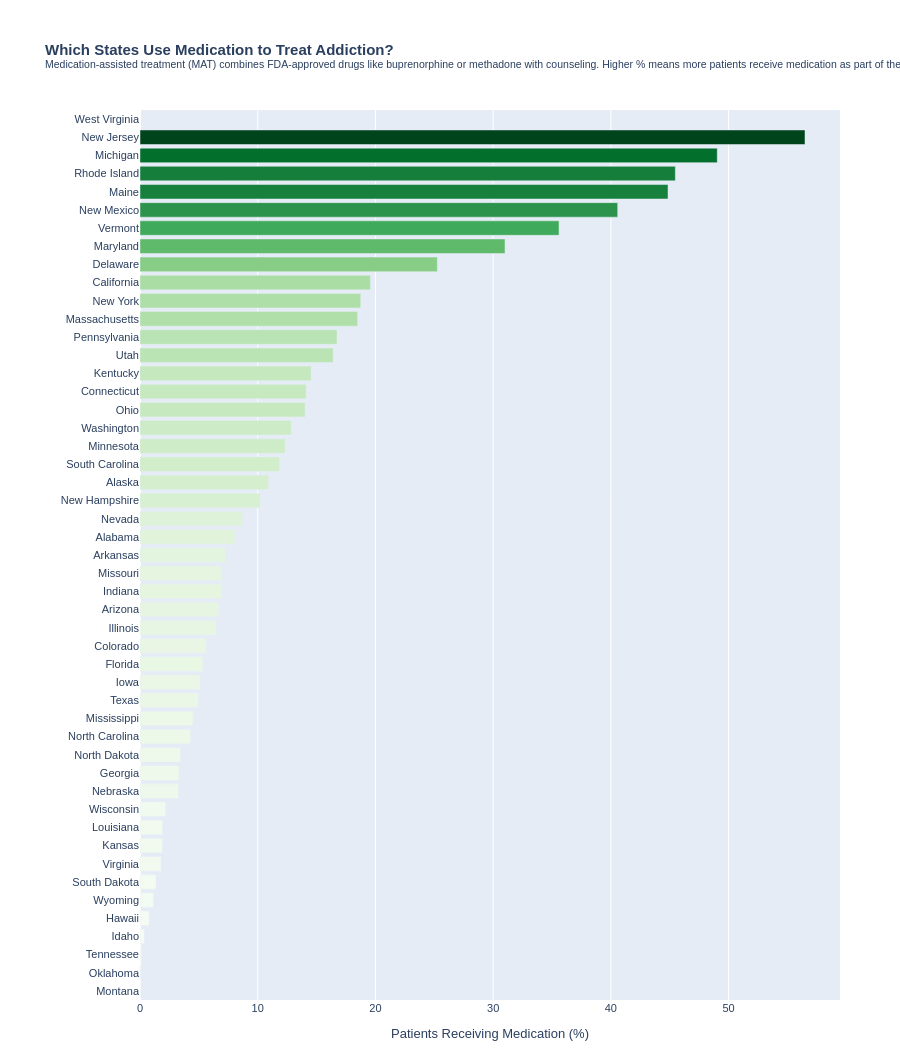
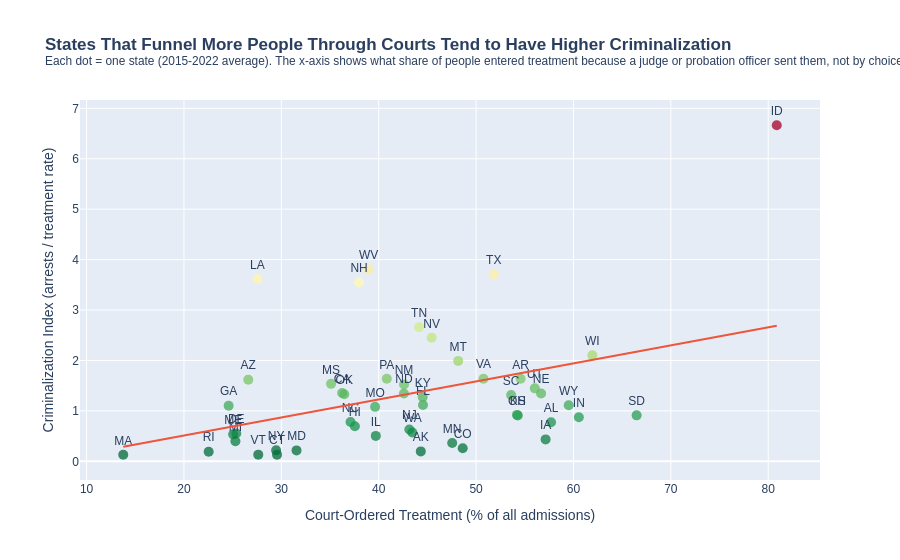
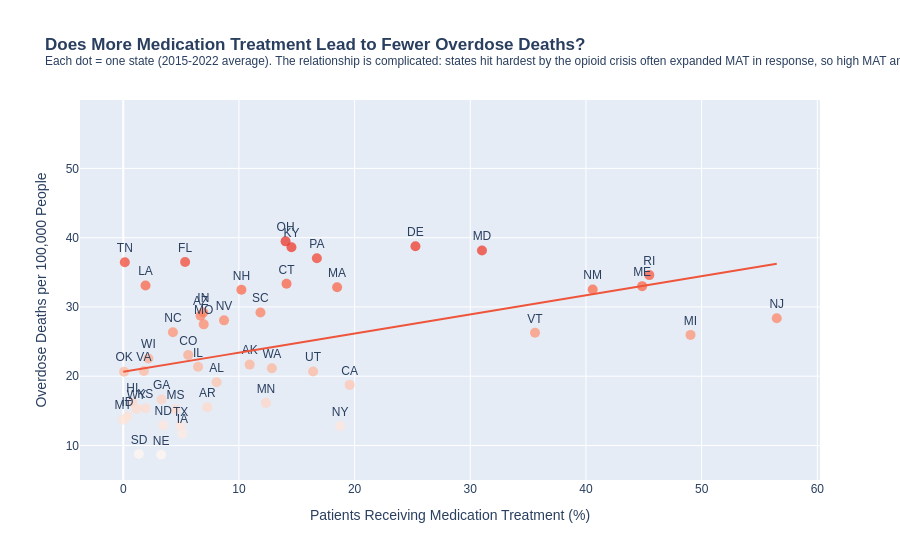

The cell these charts' notebook holds for them, in order:
### Markdown cell above
---
## How Is the Treatment System Actually Working? (PART 3b)

This section explores **four plain-language questions** about the substance use treatment system across U.S. states, using newly integrated data from SAMHSA's treatment surveys (TEDS-A) and facility census (N-SSATS/N-SUMHSS).

1. **Which states use medication to treat addiction?** — Medication-assisted treatment (MAT) uses FDA-approved drugs like buprenorphine or methadone alongside counseling. It's the most evidence-based approach for opioid addiction.
2. **Are states sending more people to treatment through the courts?** — When courts order people into treatment, it inflates treatment numbers without necessarily reflecting a treatment-first philosophy.
3. **Where are the treatment centers?** — Facility supply per person varies widely and may explain why some states look better or worse on the criminalization index.
4. **Does more medication treatment mean fewer overdose deaths?** — The relationship between MAT adoption and overdose outcomes, with caveats about crisis severity.

### Code cell
# ── Aggregate new treatment variables to state averages ──────────────────────
TX_COLS = [
    'cj_referral_pct', 'mat_pct', 'opioid_pct', 'meth_pct',
    'facilities_per_100k', 'beds_per_100k', 'medicaid_pct',
]
available_tx = [c for c in TX_COLS if c in complete.columns]
tx_avg = (complete.groupby('state')
          [available_tx + ['criminalization_index', 'overdose_death_rate']]
          .mean().reset_index())
tx_avg['code'] = tx_avg['state'].apply(
    lambda s: us.states.lookup(s).abbr if us.states.lookup(s) else None)
tx_avg = tx_avg.dropna(subset=['code'])

# ── Chart 1: Which states use medication to treat addiction? ──────────────────
if 'mat_pct' in tx_avg.columns:
    mat_sorted = tx_avg.sort_values('mat_pct')
    fig_mat = px.bar(
        mat_sorted, x='mat_pct', y='state', orientation='h',
        color='mat_pct', color_continuous_scale='Greens',
        title=(
            '<b>Which States Use Medication to Treat Addiction?</b><br>'
            '<sup>Medication-assisted treatment (MAT) combines FDA-approved drugs like buprenorphine '
            'or methadone with counseling. Higher % means more patients receive medication as part '
            'of their care — the gold standard for opioid addiction treatment.</sup>'
        ),
        labels={'mat_pct': 'Patients Receiving Medication (%)', 'state': ''},
    )
    fig_mat.update_layout(
        coloraxis_showscale=False, height=1050,
        margin=dict(l=140, r=60, t=110, b=40),
        font=dict(family='Arial', size=11))
    fig_mat.write_html(os.path.join(OUT_DIR, 'tx_mat_by_state.html'))
    fig_mat.show()
    print("Saved: tx_mat_by_state.html")

# ── Chart 2: Do court referrals track criminalization? ────────────────────────
if 'cj_referral_pct' in tx_avg.columns:
    fig_cj = px.scatter(
        tx_avg, x='cj_referral_pct', y='criminalization_index',
        hover_name='state', text='code', trendline='ols',
        color='criminalization_index', color_continuous_scale='RdYlGn_r',
        title=(
            '<b>States That Funnel More People Through Courts Tend to Have Higher Criminalization</b><br>'
            '<sup>Each dot = one state (2015-2022 average). The x-axis shows what share of people '
            'entered treatment because a judge or probation officer sent them, not by choice. '
            'A higher share can mask true treatment access.</sup>'
        ),
        labels={
            'cj_referral_pct':       'Court-Ordered Treatment (% of all admissions)',
            'criminalization_index':  'Criminalization Index (arrests / treatment rate)',
        },
    )
    fig_cj.update_traces(textposition='top center', marker=dict(size=10, opacity=0.75))
    fig_cj.update_layout(coloraxis_showscale=False, font=dict(family='Arial', size=12))
    fig_cj.write_html(os.path.join(OUT_DIR, 'tx_cj_vs_index.html'))
    fig_cj.show()
    print("Saved: tx_cj_vs_index.html")

# ── Chart 3: Where are the treatment centers? ─────────────────────────────────
if 'facilities_per_100k' in tx_avg.columns:
    fig_fac = px.choropleth(
        tx_avg, locations='code', locationmode='USA-states',
        color='facilities_per_100k', scope='usa',
        color_continuous_scale='Blues',
        hover_name='state',
        hover_data={
            'facilities_per_100k': ':.2f',
            'beds_per_100k':       ':.1f',
            'medicaid_pct':        ':.1f',
            'code':                False,
        },
        labels={
            'facilities_per_100k': 'Treatment Centers per 100k People',
            'beds_per_100k':       'Residential Beds per 100k People',
            'medicaid_pct':        'Facilities Accepting Medicaid (%)',
        },
        title=(
            '<b>Where Are the Treatment Centers?</b><br>'
            '<sup>Number of licensed substance use treatment facilities per 100,000 residents '
            '(2015-2022 average). Hover to see residential bed availability and Medicaid acceptance. '
            "More centers doesn't always mean better access — location, cost, and wait times matter too.</sup>"
        ),
    )
    fig_fac.update_layout(margin=dict(l=0, r=0, t=90, b=0), font=dict(family='Arial', size=12))
    fig_fac.write_html(os.path.join(OUT_DIR, 'tx_facilities_choropleth.html'))
    fig_fac.show()
    print("Saved: tx_facilities_choropleth.html")

# ── Chart 4: More medication treatment → fewer overdose deaths? ───────────────
if 'mat_pct' in tx_avg.columns:
    fig_mat_od = px.scatter(
        tx_avg, x='mat_pct', y='overdose_death_rate',
        hover_name='state', text='code', trendline='ols',
        color='overdose_death_rate', color_continuous_scale='Reds',
        title=(
            '<b>Does More Medication Treatment Lead to Fewer Overdose Deaths?</b><br>'
            '<sup>Each dot = one state (2015-2022 average). The relationship is complicated: '
            'states hit hardest by the opioid crisis often expanded MAT in response, '
            'so high MAT and high overdose deaths can appear together — not because MAT fails, '
            'but because the severity of the crisis drove both.</sup>'
        ),
        labels={
            'mat_pct':             'Patients Receiving Medication Treatment (%)',
            'overdose_death_rate':  'Overdose Deaths per 100,000 People',
        },
    )
    fig_mat_od.update_traces(textposition='top center', marker=dict(size=10, opacity=0.75))
    fig_mat_od.update_layout(coloraxis_showscale=False, font=dict(family='Arial', size=12))
    fig_mat_od.write_html(os.path.join(OUT_DIR, 'tx_mat_vs_overdose.html'))
    fig_mat_od.show()
    print("Saved: tx_mat_vs_overdose.html")

# ── Summary table ─────────────────────────────────────────────────────────────
print("\n" + "=" * 65)
print("TREATMENT SYSTEM SNAPSHOT — National Averages (2015–2022)")
print("=" * 65)
PLAIN_LABELS = {
    'mat_pct':             'Patients receiving medication treatment (%)',
    'cj_referral_pct':    'Admissions referred by court or criminal justice (%)',
    'opioid_pct':          'Admissions involving opioids (%)',
    'meth_pct':            'Admissions involving meth or amphetamines (%)',
    'facilities_per_100k': 'Treatment centers per 100,000 people',
    'beds_per_100k':       'Residential beds per 100,000 people',
    'medicaid_pct':        'Facilities accepting Medicaid (%)',
}
for col, label in PLAIN_LABELS.items():
    if col in complete.columns:
        val = complete[col].mean()
        print(f"  {label:<52}  {val:6.1f}")

### Figure 1 — Plotly figure (JSON) as saved in the notebook; plotly's stock layout.template omitted (floating-point values rounded to 4 significant figures)
{"data": [{"hovertemplate": "Patients Receiving Medication (%)=%{marker.color}<br>=%{y}<extra></extra>", "legendgroup": "", "marker": {"color": [0.0, 0.07116, 0.1362, 0.3697, 0.7808, 1.146, 1.36, 1.787, 1.912, 1.925, 2.177, 3.273, 3.313, 3.455, 4.294, 4.511, 4.954, 5.114, 5.347, 5.616, 6.465, 6.687, 6.923, 6.955, 7.268, 8.07, 8.712, 10.21, 10.93, 11.86, 12.34, 12.85, 14.03, 14.12, 14.54, 16.41, 16.74, 18.49, 18.75, 19.57, 25.26, 31.01, 35.6, 40.58, 44.85, 45.48, 49.04, 56.49, NaN], "coloraxis": "coloraxis", "pattern": {"shape": ""}}, "name": "", "orientation": "h", "showlegend": false, "textposition": "auto", "type": "bar", "x": [0.0, 0.07116, 0.1362, 0.3697, 0.7808, 1.146, 1.36, 1.787, 1.912, 1.925, 2.177, 3.273, 3.313, 3.455, 4.294, 4.511, 4.954, 5.114, 5.347, 5.616, 6.465, 6.687, 6.923, 6.955, 7.268, 8.07, 8.712, 10.21, 10.93, 11.86, 12.34, 12.85, 14.03, 14.12, 14.54, 16.41, 16.74, 18.49, 18.75, 19.57, 25.26, 31.01, 35.6, 40.58, 44.85, 45.48, 49.04, 56.49, NaN], "xaxis": "x", "y": ["Montana", "Oklahoma", "Tennessee", "Idaho", "Hawaii", "Wyoming", "South Dakota", "Virginia", "Kansas", "Louisiana", "Wisconsin", "Nebraska", "Georgia", "North Dakota", "North Carolina", "Mississippi", "Texas", "Iowa", "Florida", "Colorado", "Illinois", "Arizona", "Indiana", "Missouri", "Arkansas", "Alabama", "Nevada", "New Hampshire", "Alaska", "South Carolina", "Minnesota", "Washington", "Ohio", "Connecticut", "Kentucky", "Utah", "Pennsylvania", "Massachusetts", "New York", "California", "Delaware", "Maryland", "Vermont", "New Mexico", "Maine", "Rhode Island", "Michigan", "New Jersey", "West Virginia"], "yaxis": "y"}], "layout": {"barmode": "relative", "coloraxis": {"colorbar": {"title": {"text": "Patients Receiving Medication (%)"}}, "colorscale": [[0, "rgb(247,252,245)"], [0.125, "rgb(229,245,224)"], [0.25, "rgb(199,233,192)"], [0.375, "rgb(161,217,155)"], [0.5, "rgb(116,196,118)"], [0.625, "rgb(65,171,93)"], [0.75, "rgb(35,139,69)"], [0.875, "rgb(0,109,44)"], [1, "rgb(0,68,27)"]], "showscale": false}, "font": {"family": "Arial", "size": 11}, "height": 1050, "legend": {"tracegroupgap": 0}, "margin": {"b": 40, "l": 140, "r": 60, "t": 110}, "title": {"text": "<b>Which States Use Medication to Treat Addiction?</b><br><sup>Medication-assisted treatment (MAT) combines FDA-approved drugs like buprenorphine or methadone with counseling. Higher % means more patients receive medication as part of their care — the gold standard for opioid addiction treatment.</sup>"}, "xaxis": {"anchor": "y", "domain": [0, 1], "title": {"text": "Patients Receiving Medication (%)"}}, "yaxis": {"anchor": "x", "domain": [0, 1], "title": {"text": ""}}}}

### Figure 2 — Plotly figure (JSON) as saved in the notebook; plotly's stock layout.template omitted (floating-point values rounded to 4 significant figures)
{"data": [{"hovertemplate": "<b>%{hovertext}</b><br><br>Court-Ordered Treatment (% of all admissions)=%{x}<br>Criminalization Index (arrests / treatment rate)=%{marker.color}<br>code=%{text}<extra></extra>", "hovertext": ["Alabama", "Alaska", "Arizona", "Arkansas", "California", "Colorado", "Connecticut", "Delaware", "Florida", "Georgia", "Hawaii", "Idaho", "Illinois", "Indiana", "Iowa", "Kansas", "Kentucky", "Louisiana", "Maine", "Maryland", "Massachusetts", "Michigan", "Minnesota", "Mississippi", "Missouri", "Montana", "Nebraska", "Nevada", "New Hampshire", "New Jersey", "New Mexico", "New York", "North Carolina", "North Dakota", "Ohio", "Oklahoma", "Pennsylvania", "Rhode Island", "South Carolina", "South Dakota", "Tennessee", "Texas", "Utah", "Vermont", "Virginia", "Washington", "West Virginia", "Wisconsin", "Wyoming"], "legendgroup": "", "marker": {"color": [0.7735, 0.197, 1.62, 1.636, 1.354, 0.2597, 0.1325, 0.5524, 1.119, 1.104, 0.6961, 6.664, 0.5046, 0.8737, 0.4355, 0.9094, 1.274, 3.617, 0.5354, 0.2167, 0.1307, 0.3976, 0.3637, 1.537, 1.08, 1.992, 1.345, 2.449, 3.545, 0.6314, 1.524, 0.2197, 0.7806, 1.344, 0.921, 1.332, 1.638, 0.191, 1.315, 0.9118, 2.658, 3.706, 1.447, 0.1327, 1.638, 0.5719, 3.803, 2.101, 1.113], "coloraxis": "coloraxis", "opacity": 0.75, "size": 10, "symbol": "circle"}, "mode": "markers+text", "name": "", "orientation": "v", "showlegend": false, "text": ["AL", "AK", "AZ", "AR", "CA", "CO", "CT", "DE", "FL", "GA", "HI", "ID", "IL", "IN", "IA", "KS", "KY", "LA", "ME", "MD", "MA", "MI", "MN", "MS", "MO", "MT", "NE", "NV", "NH", "NJ", "NM", "NY", "NC", "ND", "OH", "OK", "PA", "RI", "SC", "SD", "TN", "TX", "UT", "VT", "VA", "WA", "WV", "WI", "WY"], "textposition": "top center", "type": "scatter", "x": [57.7, 44.32, 26.6, 54.57, 36.25, 48.63, 29.56, 25.37, 44.55, 24.59, 37.55, 80.88, 39.7, 60.55, 57.14, 54.29, 44.51, 27.55, 25.05, 31.56, 13.76, 25.28, 47.55, 35.11, 39.63, 48.16, 56.68, 45.43, 37.98, 43.15, 42.6, 29.46, 37.11, 42.59, 54.2, 36.46, 40.83, 22.54, 53.6, 66.49, 44.14, 51.81, 56.03, 27.63, 50.76, 43.45, 38.97, 61.94, 59.51], "xaxis": "x", "y": [0.7735, 0.197, 1.62, 1.636, 1.354, 0.2597, 0.1325, 0.5524, 1.119, 1.104, 0.6961, 6.664, 0.5046, 0.8737, 0.4355, 0.9094, 1.274, 3.617, 0.5354, 0.2167, 0.1307, 0.3976, 0.3637, 1.537, 1.08, 1.992, 1.345, 2.449, 3.545, 0.6314, 1.524, 0.2197, 0.7806, 1.344, 0.921, 1.332, 1.638, 0.191, 1.315, 0.9118, 2.658, 3.706, 1.447, 0.1327, 1.638, 0.5719, 3.803, 2.101, 1.113], "yaxis": "y"}, {"hovertemplate": "<b>OLS trendline</b><br>criminalization_index = 0.0357549 * cj_referral_pct + -0.202598<br>R<sup>2</sup>=0.149235<br><br>Court-Ordered Treatment (% of all admissions)=%{x}<br>Criminalization Index (arrests / treatment rate)=%{y} <b>(trend)</b><extra></extra>", "legendgroup": "", "marker": {"opacity": 0.75, "size": 10, "symbol": "circle"}, "mode": "lines", "name": "", "showlegend": false, "textposition": "top center", "type": "scatter", "x": [13.76, 22.54, 24.59, 25.05, 25.28, 25.37, 26.6, 27.55, 27.63, 29.46, 29.56, 31.56, 35.11, 36.25, 36.46, 37.11, 37.55, 37.98, 38.97, 39.63, 39.7, 40.83, 42.59, 42.6, 43.15, 43.45, 44.14, 44.32, 44.51, 44.55, 45.43, 47.55, 48.16, 48.63, 50.76, 51.81, 53.6, 54.2, 54.29, 54.57, 56.03, 56.68, 57.14, 57.7, 59.51, 60.55, 61.94, 66.49, 80.88], "xaxis": "x", "y": [0.2895, 0.6032, 0.6765, 0.6932, 0.7014, 0.7046, 0.7486, 0.7823, 0.7853, 0.8509, 0.8542, 0.9258, 1.053, 1.093, 1.101, 1.124, 1.14, 1.155, 1.191, 1.214, 1.217, 1.257, 1.32, 1.321, 1.34, 1.351, 1.376, 1.382, 1.389, 1.39, 1.422, 1.497, 1.519, 1.536, 1.612, 1.65, 1.714, 1.735, 1.738, 1.749, 1.801, 1.824, 1.84, 1.86, 1.925, 1.962, 2.012, 2.175, 2.689], "yaxis": "y"}], "layout": {"coloraxis": {"colorbar": {"title": {"text": "Criminalization Index (arrests / treatment rate)"}}, "colorscale": [[0, "rgb(0,104,55)"], [0.1, "rgb(26,152,80)"], [0.2, "rgb(102,189,99)"], [0.3, "rgb(166,217,106)"], [0.4, "rgb(217,239,139)"], [0.5, "rgb(255,255,191)"], [0.6, "rgb(254,224,139)"], [0.7, "rgb(253,174,97)"], [0.8, "rgb(244,109,67)"], [0.9, "rgb(215,48,39)"], [1, "rgb(165,0,38)"]], "showscale": false}, "font": {"family": "Arial", "size": 12}, "legend": {"tracegroupgap": 0}, "title": {"text": "<b>States That Funnel More People Through Courts Tend to Have Higher Criminalization</b><br><sup>Each dot = one state (2015-2022 average). The x-axis shows what share of people entered treatment because a judge or probation officer sent them, not by choice. A higher share can mask true treatment access.</sup>"}, "xaxis": {"anchor": "y", "domain": [0, 1], "title": {"text": "Court-Ordered Treatment (% of all admissions)"}}, "yaxis": {"anchor": "x", "domain": [0, 1], "title": {"text": "Criminalization Index (arrests / treatment rate)"}}}}

### Figure 3 — Plotly figure (JSON) as saved in the notebook; plotly's stock layout.template omitted (floating-point values rounded to 4 significant figures)
{"data": [{"hovertemplate": "<b>%{hovertext}</b><br><br>Patients Receiving Medication Treatment (%)=%{x}<br>Overdose Deaths per 100,000 People=%{marker.color}<br>code=%{text}<extra></extra>", "hovertext": ["Alabama", "Alaska", "Arizona", "Arkansas", "California", "Colorado", "Connecticut", "Delaware", "Florida", "Georgia", "Hawaii", "Idaho", "Illinois", "Indiana", "Iowa", "Kansas", "Kentucky", "Louisiana", "Maine", "Maryland", "Massachusetts", "Michigan", "Minnesota", "Mississippi", "Missouri", "Montana", "Nebraska", "Nevada", "New Hampshire", "New Jersey", "New Mexico", "New York", "North Carolina", "North Dakota", "Ohio", "Oklahoma", "Pennsylvania", "Rhode Island", "South Carolina", "South Dakota", "Tennessee", "Texas", "Utah", "Vermont", "Virginia", "Washington", "West Virginia", "Wisconsin", "Wyoming"], "legendgroup": "", "marker": {"color": [19.12, 21.68, 28.74, 15.53, 18.75, 23.06, 33.34, 38.77, 36.49, 16.65, 16.24, 14.21, 21.37, 29.21, 11.71, 15.39, 38.62, 33.11, 33.0, 38.15, 32.84, 25.97, 16.16, 15.24, 27.49, 13.72, 8.665, 28.07, 32.48, 28.36, 32.52, 12.81, 26.35, 12.91, 39.47, 20.65, 37.02, 34.6, 29.21, 8.779, 36.46, 12.85, 20.69, 26.27, 20.75, 21.16, 56.23, 22.56, 15.27], "coloraxis": "coloraxis", "opacity": 0.75, "size": 10, "symbol": "circle"}, "mode": "markers+text", "name": "", "orientation": "v", "showlegend": false, "text": ["AL", "AK", "AZ", "AR", "CA", "CO", "CT", "DE", "FL", "GA", "HI", "ID", "IL", "IN", "IA", "KS", "KY", "LA", "ME", "MD", "MA", "MI", "MN", "MS", "MO", "MT", "NE", "NV", "NH", "NJ", "NM", "NY", "NC", "ND", "OH", "OK", "PA", "RI", "SC", "SD", "TN", "TX", "UT", "VT", "VA", "WA", "WV", "WI", "WY"], "textposition": "top center", "type": "scatter", "x": [8.07, 10.93, 6.687, 7.268, 19.57, 5.616, 14.12, 25.26, 5.347, 3.313, 0.7808, 0.3697, 6.465, 6.923, 5.114, 1.912, 14.54, 1.925, 44.85, 31.01, 18.49, 49.04, 12.34, 4.511, 6.955, 0.0, 3.273, 8.712, 10.21, 56.49, 40.58, 18.75, 4.294, 3.455, 14.03, 0.07116, 16.74, 45.48, 11.86, 1.36, 0.1362, 4.954, 16.41, 35.6, 1.787, 12.85, NaN, 2.177, 1.146], "xaxis": "x", "y": [19.12, 21.68, 28.74, 15.53, 18.75, 23.06, 33.34, 38.77, 36.49, 16.65, 16.24, 14.21, 21.37, 29.21, 11.71, 15.39, 38.62, 33.11, 33.0, 38.15, 32.84, 25.97, 16.16, 15.24, 27.49, 13.72, 8.665, 28.07, 32.48, 28.36, 32.52, 12.81, 26.35, 12.91, 39.47, 20.65, 37.02, 34.6, 29.21, 8.779, 36.46, 12.85, 20.69, 26.27, 20.75, 21.16, 56.23, 22.56, 15.27], "yaxis": "y"}, {"hovertemplate": "<b>OLS trendline</b><br>overdose_death_rate = 0.276354 * mat_pct + 20.6383<br>R<sup>2</sup>=0.191055<br><br>Patients Receiving Medication Treatment (%)=%{x}<br>Overdose Deaths per 100,000 People=%{y} <b>(trend)</b><extra></extra>", "legendgroup": "", "marker": {"opacity": 0.75, "size": 10, "symbol": "circle"}, "mode": "lines", "name": "", "showlegend": false, "textposition": "top center", "type": "scatter", "x": [0.0, 0.07116, 0.1362, 0.3697, 0.7808, 1.146, 1.36, 1.787, 1.912, 1.925, 2.177, 3.273, 3.313, 3.455, 4.294, 4.511, 4.954, 5.114, 5.347, 5.616, 6.465, 6.687, 6.923, 6.955, 7.268, 8.07, 8.712, 10.21, 10.93, 11.86, 12.34, 12.85, 14.03, 14.12, 14.54, 16.41, 16.74, 18.49, 18.75, 19.57, 25.26, 31.01, 35.6, 40.58, 44.85, 45.48, 49.04, 56.49], "xaxis": "x", "y": [20.64, 20.66, 20.68, 20.74, 20.85, 20.96, 21.01, 21.13, 21.17, 21.17, 21.24, 21.54, 21.55, 21.59, 21.82, 21.88, 22.01, 22.05, 22.12, 22.19, 22.42, 22.49, 22.55, 22.56, 22.65, 22.87, 23.05, 23.46, 23.66, 23.92, 24.05, 24.19, 24.52, 24.54, 24.66, 25.17, 25.26, 25.75, 25.82, 26.05, 27.62, 29.21, 30.48, 31.85, 33.03, 33.21, 34.19, 36.25], "yaxis": "y"}], "layout": {"coloraxis": {"colorbar": {"title": {"text": "Overdose Deaths per 100,000 People"}}, "colorscale": [[0, "rgb(255,245,240)"], [0.125, "rgb(254,224,210)"], [0.25, "rgb(252,187,161)"], [0.375, "rgb(252,146,114)"], [0.5, "rgb(251,106,74)"], [0.625, "rgb(239,59,44)"], [0.75, "rgb(203,24,29)"], [0.875, "rgb(165,15,21)"], [1, "rgb(103,0,13)"]], "showscale": false}, "font": {"family": "Arial", "size": 12}, "legend": {"tracegroupgap": 0}, "title": {"text": "<b>Does More Medication Treatment Lead to Fewer Overdose Deaths?</b><br><sup>Each dot = one state (2015-2022 average). The relationship is complicated: states hit hardest by the opioid crisis often expanded MAT in response, so high MAT and high overdose deaths can appear together — not because MAT fails, but because the severity of the crisis drove both.</sup>"}, "xaxis": {"anchor": "y", "domain": [0, 1], "title": {"text": "Patients Receiving Medication Treatment (%)"}}, "yaxis": {"anchor": "x", "domain": [0, 1], "title": {"text": "Overdose Deaths per 100,000 People"}}}}
